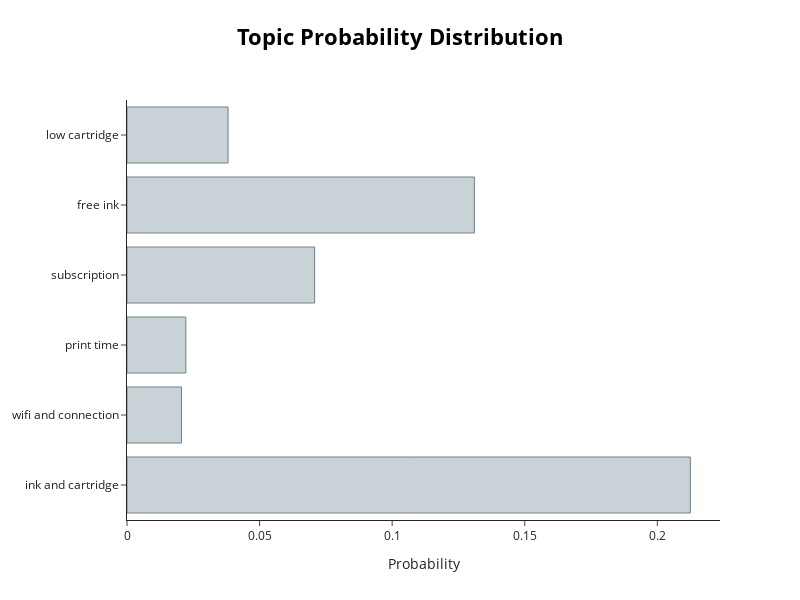

The cell this chart's notebook holds for it:
### Code cell
print(corpus[13])
topic_model.visualize_distribution(topic_model.probabilities_[13], min_probability=0.02, custom_labels=True)

### Figure 1 — Plotly figure (JSON) as saved in the notebook; plotly's stock layout.template omitted (floating-point values rounded to 4 significant figures)
{"data": [{"marker": {"color": "#C8D2D7", "line": {"color": "#6E8484", "width": 1}}, "orientation": "h", "type": "bar", "x": [0.2125, 0.02056, 0.02221, 0.07075, 0.131, 0.03811], "y": ["ink and cartridge", "wifi and connection", "print time", "subscription", "free ink", "low cartridge"]}], "layout": {"height": 600, "hoverlabel": {"bgcolor": "white", "font": {"family": "Rockwell", "size": 16}}, "title": {"font": {"color": "Black", "size": 22}, "text": "<b>Topic Probability Distribution</b>", "x": 0.5, "xanchor": "center", "y": 0.95, "yanchor": "top"}, "width": 800, "xaxis": {"title": {"text": "Probability"}}}}
